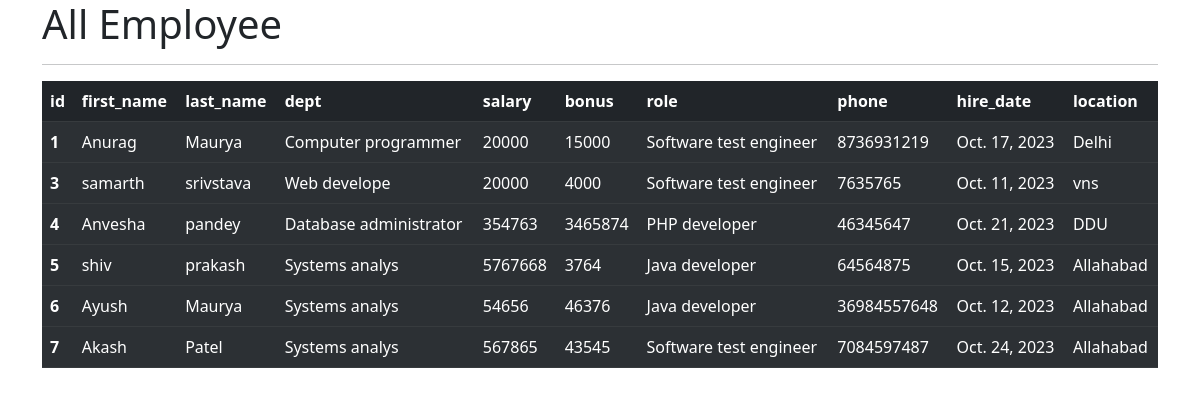
The app's page /all_emp with its own data.
### emp_app/models.py (models this page shows, shortened)
class Employee(models.Model):
    first_name = models.CharField(max_length=30, null=False)
    last_name = models.CharField(max_length=30)
    dept = models.ForeignKey(Department, on_delete=models.CASCADE)
    salary = models.IntegerField(default=0)
    bonus = models.IntegerField(default=0)
    role = models.ForeignKey(Role, on_delete=models.CASCADE)
    phone = models.IntegerField(default=0)
    hire_date = models.DateField()

class Department(models.Model):
    name = models.CharField(max_length=30, null=False)
    location = models.CharField(max_length=100)

class Role(models.Model):
    name = models.CharField(max_length=30, null=False)

### emp_app/views.py (the view)
# urls.py: path("all_emp", views.all_emp, name="all_emp"),
def all_emp(request):
    emps = Employee.objects.all()
    context = {'emps': emps}
    return render(request, 'all_emp.html', context)

### emp_app/templates/all_emp.html (shortened to what this page needs)
<!doctype html>
<html lang="en">
  <head>
    <link href="https://cdn.jsdelivr.net/npm/bootstrap@5.2.3/dist/css/bootstrap.min.css" rel="stylesheet">
  </head>
  <body>
    <div class="container">
       <h1>All Employee</h1>
       <hr>
       <table class="table table-dark table-striped">
        <thead>
          <tr>
            <th scope="col">id</th>
            <th scope="col">first_name</th>
            <th scope="col">last_name</th>
            <th scope="col">dept</th>
            <th scope="col">salary</th>
            <th scope="col">bonus</th>
            <th scope="col">role</th>
            <th scope="col">phone</th>
            <th scope="col">hire_date</th>
            <th scope="col">location</th>
          </tr>
        </thead>
        {% for emp in emps %}
        <tbody>
          <tr>
            <th scope="row">{{emp.id}}</th>
            <td>{{emp.first_name}}</td>
            <td>{{emp.last_name}}</td>
            <td>{{emp.dept.name}}</td>
            <td>{{emp.salary}}</td>
            <td>{{emp.bonus}}</td>
            <td>{{emp.role.name}}</td>
            <td>{{emp.phone}}</td>
            <td>{{emp.hire_date}}</td>
            <td>{{emp.dept.location}}</td>
          </tr>
        </tbody>
            {% endfor %}
      </table>
    </div>
  </body>
</html>

### records on screen
Employee: id "1", first_name "Anurag", last_name "Maurya", dept.name "Computer programmer", salary "20000", bonus "15000", role.name "Software test engineer", phone "8736931219", hire_date "Oct. 17, 2023", dept.location "Delhi"
Employee: id "3", first_name "samarth", last_name "srivstava", dept.name "Web develope", salary "20000", bonus "4000", role.name "Software test engineer", phone "7635765", hire_date "Oct. 11, 2023", dept.location "vns"
Employee: id "4", first_name "Anvesha", last_name "pandey", dept.name "Database administrator", salary "354763", bonus "3465874", role.name "PHP developer", phone "46345647", hire_date "Oct. 21, 2023", dept.location "DDU"
Employee: id "5", first_name "shiv", last_name "prakash", dept.name "Systems analys", salary "5767668", bonus "3764", role.name "Java developer", phone "64564875", hire_date "Oct. 15, 2023", dept.location "Allahabad"
Employee: id "6", first_name "Ayush", last_name "Maurya", dept.name "Systems analys", salary "54656", bonus "46376", role.name "Java developer", phone "36984557648", hire_date "Oct. 12, 2023", dept.location "Allahabad"
Employee: id "7", first_name "Akash", last_name "Patel", dept.name "Systems analys", salary "567865", bonus "43545", role.name "Software test engineer", phone "7084597487", hire_date "Oct. 24, 2023", dept.location "Allahabad"
